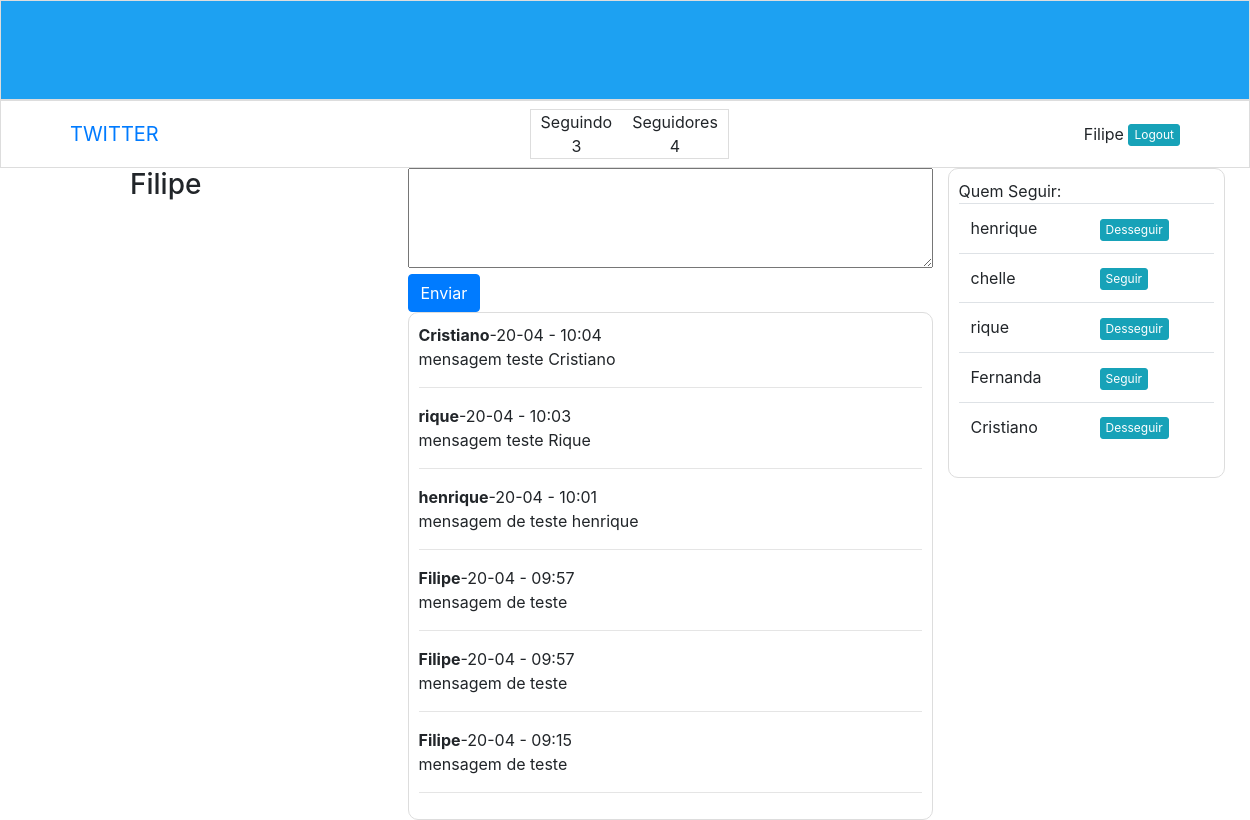
Page / (signed in) on the committed database.
### tables this page shows
CREATE TABLE `tb_posts` (
  `id_post` int(11) NOT NULL,
  `id_user` int(11) NOT NULL,
  `data_post` datetime NOT NULL,
  `msg` text NOT NULL
);

CREATE TABLE `tb_usuario` (
  `id_user` int(11) NOT NULL,
  `nome` varchar(50) NOT NULL,
  `email` varchar(50) NOT NULL,
  `senha` varchar(32) NOT NULL
);

### core/Controller.php (called while the page is built, shortened)
<?php
class Controller {
	public function loadTemplate($viewName, $viewData = array()) {
		include 'views/template.php';
	}
	public function loadViewInTemplate($viewName, $viewData) {
		extract($viewData);
		include 'views/'.$viewName.'.php';
	}
}

### controllers/homeController.php (called while the page is built, shortened)
<?php
class homeController extends controller
{
	public function index()
	{
		$p= new posts();
		$dados=array(
			'nome'
			);
		$u= new usuarios($_SESSION['twlg']);
		$dados['nome']=$u->getNome();
		$dados['qtd_seguido']=$u->getCountSeguido();
		$dados['qtd_seguidores']=$u->getCountSeguidores();
		$dados['sugetao']=$u->getUsuarios(5);
		$lista=$u->getSeguidos();
		$lista[]=$_SESSION['twlg'];
		$dados['feed']=$p->getFeed($lista,10);
		$this->loadTemplate('home',$dados);
	}
}
?>

### core/Core.php (called while the page is built, shortened)
<?php
class Core {
	public function run() {
        $url = '/'.(isset($_GET['url'])?$_GET['url']:'');
		$params = array();
		if(!empty($url) && $url != '/') {
			$url = explode('/', $url);
			array_shift($url);
			$currentController = $url[0].'Controller';
			array_shift($url);
			if(isset($url[0]) && $url[0] != '/') {
				$currentAction = $url[0];
				array_shift($url);
			} else {
				$currentAction = 'index';
			}
			if(count($url) > 0) {
				$params = $url;
			}
		} else {
			$currentAction = 'index';
		}
		$c = new $currentController();
		call_user_func_array(array($c, $currentAction), $params);
	}
}

### index.php (called while the page is built, shortened)
<?php
$core = new Core();
$core->run();
?>

### core/Model.php (called while the page is built, shortened)
<?php
class Model {
	public function __construct() {
		global $db;
		$this->db = $db;
	}
}
?>

### models/posts.php (called while the page is built, shortened)
<?php
class posts extends model
{
	public function getFeed($lista, $limit)
	{
		$array= array();
		if(count($lista)>0)
		{
			$sql="select *,
			(select u.nome from tb_usuario u where u.id_user=p.id_user) as nome
			from tb_posts p where p.id_user in (".implode(',', $lista).") order by p.data_post desc limit ".$limit;
			$sql=$this->db->query($sql);
			if($sql->rowCount()>0)
			{
				$array=$sql->fetchAll();
			}
		}
		return $array;
	}
}
?>

### models/usuarios.php (called while the page is built, shortened)
<?php
class usuarios extends model
{
	private $uid;
	public function __construct($id='')
	{
		if(!empty($id)){
		$this->uid=$id;
		}
	}
	public function getUsuarios($limit)
	{
		$array= array();
		$sql="select
		*,
		(select count(*) from tb_relacionamentos r
		where r.id_seguidor = '".($this->uid)."' and r.id_seguido=u.id_user) as seguido
		from tb_usuario u where u.id_user !='".($this->uid)."' limit $limit";
		$sql=$this->db->query($sql);
		if($sql->rowCount()>0)
		{
			$array=$sql->fetchAll();
		}
		return $array;
	}
}
?>

### views/home.php (the view, shortened to what this page needs)
<!DOCTYPE html>
<html>
<head>
</head>
<body>
<div class="container row">
	<div class="col-sm-3">
		<h3>
		<?php
		echo $nome;
		?>
		</h3>
	</div>
	<div class="col-sm-6" >
		<form method="POST">
			<textarea name="msg" class="txtMsg" autofocus></textarea><br/>
			<input type="submit" value="Enviar" class="btn btn-primary"></input>
		</form>
		<div class="feeds">
		<?php 	foreach ($feed as $item):	?>
		<strong> <?php echo $item['nome'] ?></strong>-<?php echo date('d-m - H:i', strtotime($item['data_post'])); ?><br/>
		<?php echo $item['msg'] ?><hr>
		<?php endforeach; ?>
		</div>
	</div>
	<div class="col-sm-3 sugest" >
		<table class="table table-default">
		<?php
		foreach ($sugetao as $sug): ?>
		<tr>
			<td>
				<?php echo $sug['nome']; ?>
			</td>
			<td>
			<?php if($sug['seguido']==0): ?>
			<a href="/twitter/home/seguir/<?php echo $sug['id_user']; ?>"  class="btn btn-info btn-xs">Seguir</a></td>
			<?php else : ?>
			<a href="/twitter/home/desseguir/ <?php echo $sug['id_user']; ?>"  class="btn btn-info btn-xs">Desseguir</a></td>
			<?php endif; ?>
		</tr>
		<?php endforeach;	?>
		</table>
	</div>
</div>
</body>
</html>

### views/template.php (shortened to what this page needs)
<!DOCTYPE html>
<html>
	<head>
<link rel="stylesheet" type="text/css" href="assets/css/bootstrap.css">
<link rel="stylesheet" type="text/css" href="assets/css/style.css">
	</head>
<body>
<nav class="navbar navbar-fixed-top top-twitter">
</nav>
<nav class="navbar navbar-default">
  <div class="container">
    <div class="navbar-header">
      <a class="navbar-brand" href="#">TWITTER</a>
    </div>
    <div class="seg">
    	<div>Seguindo<br/>
    	<span><?php echo $viewData['qtd_seguido']; ?></span>
    	</div>
    	<div>Seguidores<br/>
    	<span><?php echo $viewData['qtd_seguidores']; ?></span>
    	</div>
    </div>
    <ul class="nav navbar-nav">
	<li><?php echo $viewData['nome']; ?></li>
	<li><a href="/twitter/login/logout"  class="btn btn-info btn-xs">Logout</a>
    </ul>
  </div>
</nav>
		<?php
		$this->loadViewInTemplate($viewName, $viewData);
		?>
	</body>
</html>

### assets/css/style.css (style rules this page uses)
.top-twitter { background-color: #1da1f2; height: 100px; }
.navbar { border:1px solid #ddd; }
ul { list-style-type: none; margin: 0; padding: 0; display: block !important; }
li { display: inline; }
.btn-xs { padding: 1px 5px; font-size: 12px; line-height: 1.5; border-radius: 3px }
.seg { border:1px solid #ddd; display: flex; }
.seg div { margin:0px 10px 0px 10px; text-align: center; }
.row { margin-left: 100px; }
.feeds, .sugest { border:1px solid #ddd; border-radius: 10px; height: fit-content; padding: 10px; }
.txtMsg { width: 100%; height: 100px; font-size: 16px; }

### rows in the picture
tb_posts: id_post "3", nome "Filipe", data_post "20-04 - 09:57", msg "mensagem de teste"
tb_posts: nome "Cristiano", data_post "20-04 - 10:04", msg "mensagem teste Cristiano"
tb_posts: nome "rique", data_post "20-04 - 10:03", msg "mensagem teste Rique"
tb_posts: nome "henrique", data_post "20-04 - 10:01", msg "mensagem de teste henrique"
tb_posts: nome "Filipe", data_post "20-04 - 09:57", msg "mensagem de teste"
tb_posts: nome "Filipe", data_post "20-04 - 09:15", msg "mensagem de teste"
tb_usuario: nome "henrique"
tb_usuario: nome "chelle"
tb_usuario: nome "rique"
tb_usuario: nome "Fernanda"
tb_usuario: nome "Cristiano"

### other values in the picture
$viewData['qtd_seguidores'] "4"
$viewData['nome'] "Filipe"
$nome "Filipe"
